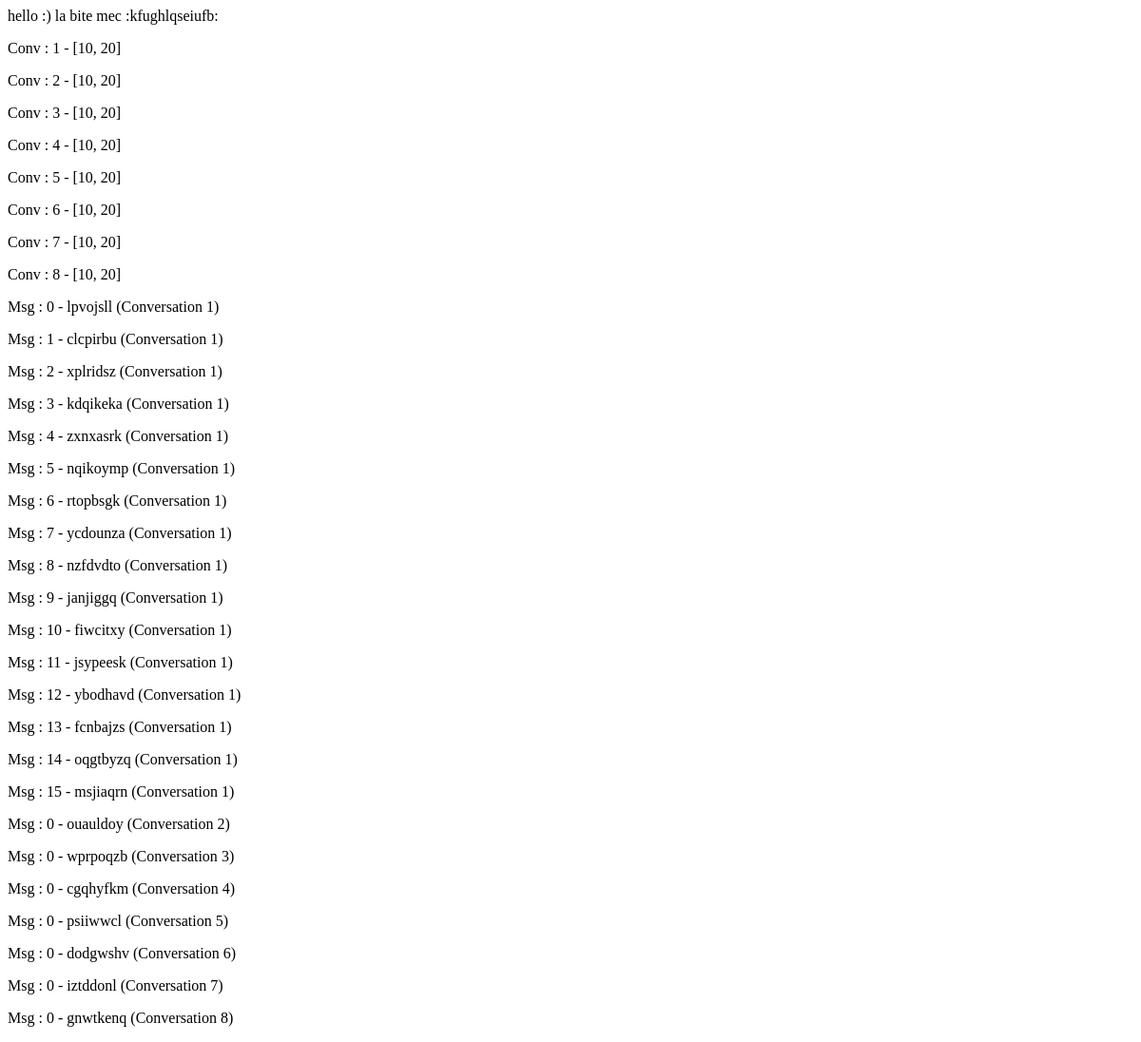
Before: / with the older database file.
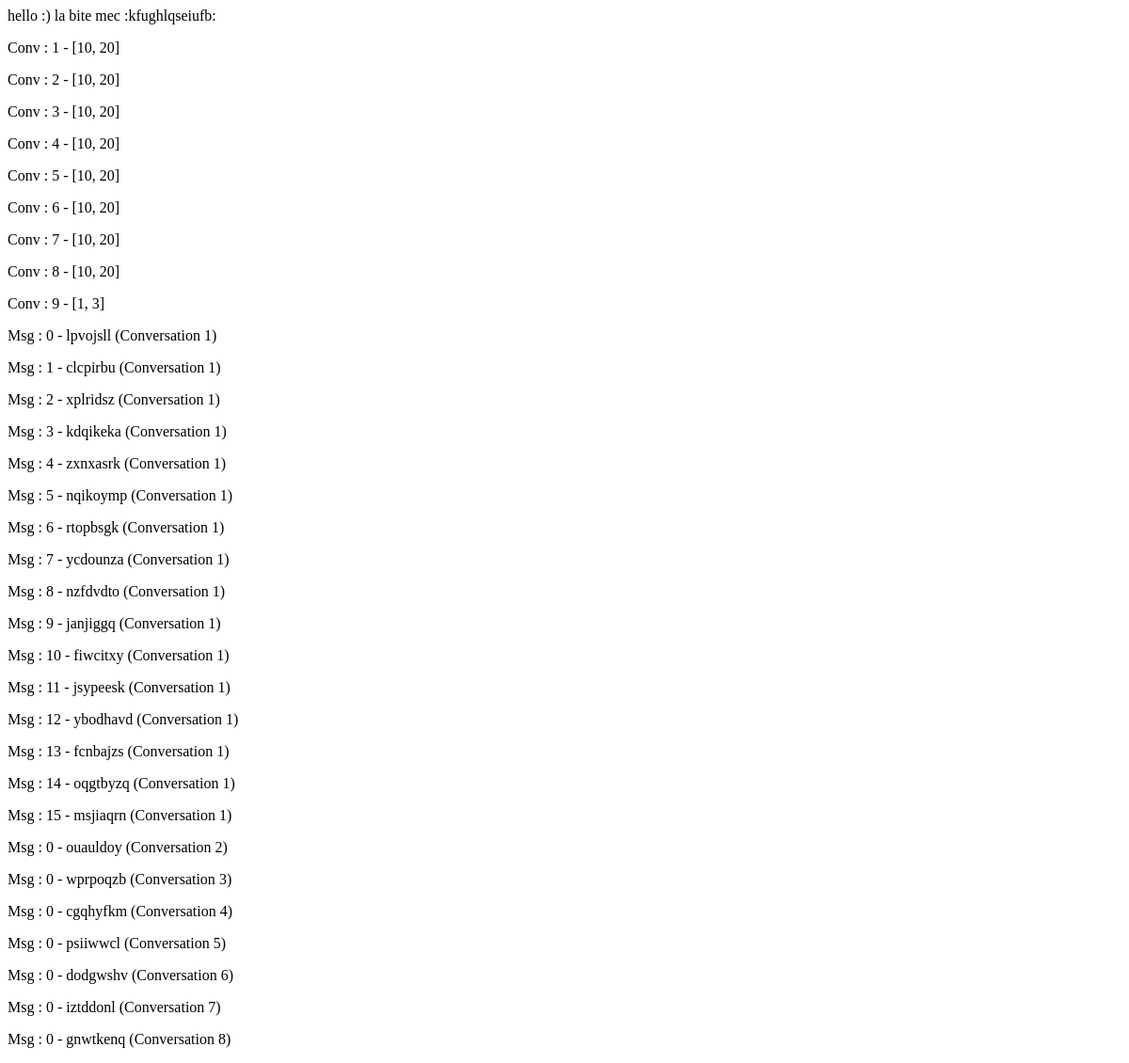
After: the same page with the newer database file.
### database/model.py (models this page shows, shortened)
class Conversation(db.Model):
    __tablename__ = 'conversation'
    id = db.Column(db.Integer, nullable=False, primary_key=True, autoincrement=True)
    participants = db.Column(db.PickleType, index=True)

class Message(db.Model):
    __tablename__ = 'message'
    id_conversation = db.Column(db.Integer, db.ForeignKey('conversation.id'), nullable=False, primary_key=True)
    id = db.Column(db.Integer, nullable=False, primary_key=True)
    date = db.Column(db.DateTime, nullable=False)
    expediteur = db.Column(db.Integer, nullable=False)
    type_message = db.Column(Enum(TypesMessages), nullable=False, default="string")
    message = db.Column(db.String, nullable=False)

### main.py (the view)
@app.route("/", methods=["GET", "POST"])
def accueil_vendeur():
    return render_template('home.html', conversations=Conversation.all(), messages=Message.query.order_by(Message.id_conversation.asc()).all())

### database/__init__.py (called while the page is built)
    @classmethod
    def all(cls, sortby=None):
        if sortby:
            return cls.query.order_by(sortby).all()
        return cls.query.all()

### templates/home.html (shortened to what this page needs)
{% for conversation in conversations %}
<p>Conv : {{conversation.id}} - {{conversation.participants}}</p>
{% endfor %}
{% for message in messages %}
<p>Msg : {{message.id}} - {{message.message}} (Conversation {{message.id_conversation}})</p>
{% endfor %}

Changed rows visible on the page:
added Conversation: id "9", participants "[1, 3]"
